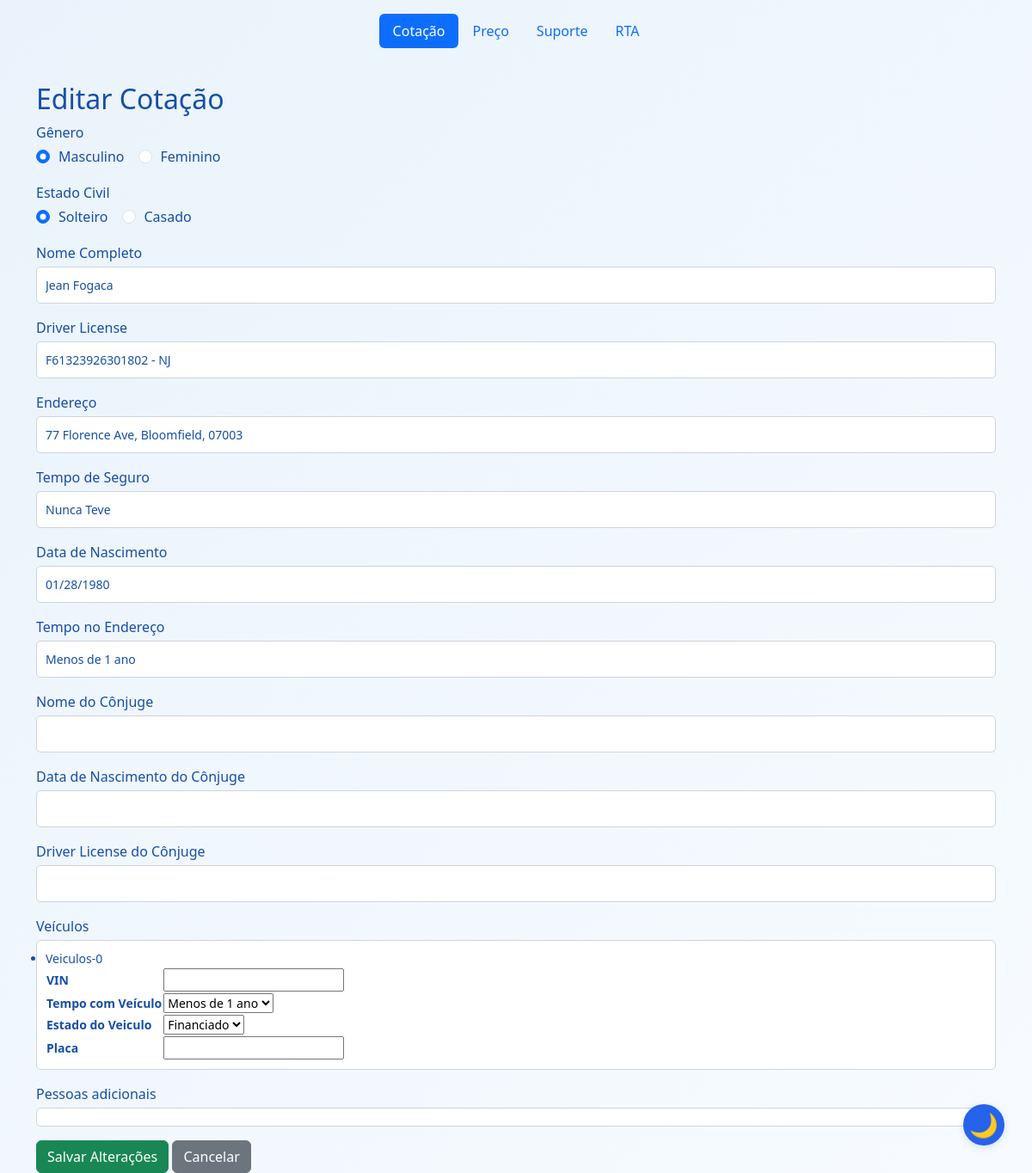
Before: /editarCotacao/1 with the older database file.
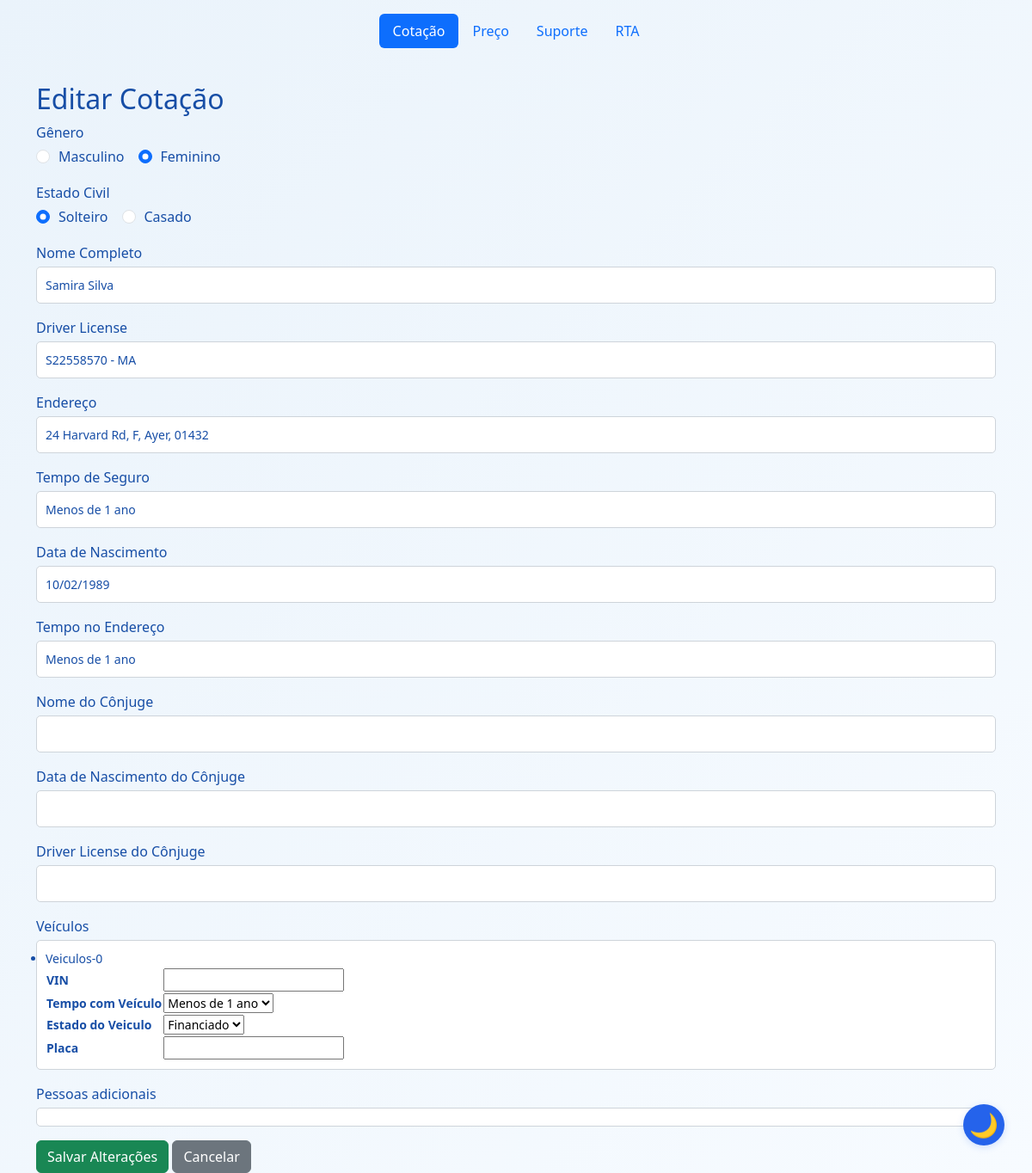
After: the same page with the newer database file.
### app/models/cotacao_db.py (models this page shows)
class Cotacao(db.Model):
    __tablename__ = 'cotacao'
    id = db.Column(db.Integer, primary_key=True)
    genero = db.Column(db.String(50), nullable=False)
    nome = db.Column(db.String(100), nullable=False)
    documento = db.Column(db.String(50), nullable=False)
    endereco = db.Column(db.String(200), nullable=False)
    tempo_de_seguro = db.Column(db.String(50), nullable=False)
    data_nascimento = db.Column(db.String(50), nullable=False)
    tempo_no_endereco = db.Column(db.String(50), nullable=False)
    trello_card_id = db.Column(db.String(100))
    estado_civil = db.Column(db.String(20), nullable=False, default='Solteiro')
    nome_conjuge = db.Column(db.String(100))
    data_nascimento_conjuge = db.Column(db.String(50))
    documento_conjuge = db.Column(db.String(50))
    vehicles_json = db.Column(db.Text, nullable=False)
    pessoas_json = db.Column(db.Text, nullable=False, default='[]')

### app/routes/editar_routes.py (the view)
@editar_bp.route('/editarCotacao/<int:cotacao_id>', methods=['GET', 'POST'])
def editarCotacao(cotacao_id):
    cotacao = Cotacao.query.get_or_404(cotacao_id)
    form = CotacaoForm(obj=cotacao)
    if form.validate_on_submit():
        form.populate_obj(cotacao)
        db.session.commit()
        flash('Cotação atualizada com sucesso!', 'success')
        return redirect(url_for('cotacao.cotacao'))
    return render_template('editar.html', form=form, cotacao=cotacao)

### app/forms/veiculo_form.py
class VeiculoForm(FlaskForm):
    class Meta:
        csrf = False
    vin = StringField('VIN', validators=[DataRequired()])
    tempo_com_veiculo = SelectField('Tempo com Veículo', choices=[('Menos de 1 ano', 'Menos de 1 ano'), ('1-3 Anos', 'Entre 1 e 3 anos'), ('Mais de 5 Anos', '5 Anos ou mais')], validators=[DataRequired()])
    financiado = SelectField('Estado do Veiculo', choices=[('Financiado', 'Financiado'), ('Quitado', 'Quitado')], validators=[DataRequired()])
    placa = StringField('Placa')

### app/templates/editar.html (shortened to what this page needs)
{% extends "base.html" %}
{% block content %}
<div class="container mt-4">
    <h2>Editar Cotação</h2>
    <form method="POST">
            {% for field in form if field.name != 'colocar_trello' and field.type != 'CSRFTokenField' and field.type != 'HiddenField' and field.name != 'submit' %}
                <div class="mb-3">
                    {{ field.label(class="form-label") }}
                    {% if field.type == 'RadioField' %}
                        <div class="d-flex">
                            {% for subfield in field %}
                                <div class="form-check form-check-inline">
                                    {{ subfield(class="form-check-input") }}
                                    <label class="form-check-label" for="{{ subfield.id }}">{{ subfield.label.text }}</label>
                                </div>
                            {% endfor %}
                        </div>
                    {% else %}
                        {{ field(class="form-control") }}
                    {% endif %}
                </div>
            {% endfor %}
        <button type="submit" class="btn btn-success">Salvar Alterações</button>
        <a href="{{ url_for('cotacao.cotacao') }}" class="btn btn-secondary">Cancelar</a>
    </form>
</div>
{% endblock %}

Changed rows visible on the page:
changed Cotacao "Menos de 1 ano": nome "Jean Fogaca" → "Samira Silva"; documento "F61323926301802 - NJ" → "S22558570 - MA"; endereco "77 Florence Ave, Bloomfield, 07003" → "24 Harvard Rd, F, Ayer, 01432"; tempo_de_seguro "Nunca Teve" → "Menos de 1 ano"; data_nascimento "01/28/1980" → "10/02/1989"
Other visible differences:
form field genero: "☑ Masculino" → "☐ Masculino"
form field genero: "☐ Feminino" → "☑ Feminino"
